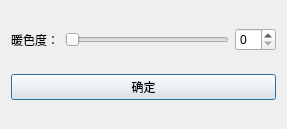
<?xml version="1.0" encoding="UTF-8"?>
<ui version="4.0">
 <class>DialogWarmCo</class>
 <widget class="QDialog" name="DialogWarmCo">
  <property name="geometry">
   <rect>
    <x>0</x>
    <y>0</y>
    <width>287</width>
    <height>129</height>
   </rect>
  </property>
  <property name="windowTitle">
   <string>Dialog</string>
  </property>
  <layout class="QGridLayout" name="gridLayout">
   <item row="0" column="0">
    <layout class="QHBoxLayout" name="horizontalLayout_2">
     <item>
      <widget class="QLabel" name="label_3">
       <property name="text">
        <string>暖色度：</string>
       </property>
      </widget>
     </item>
     <item>
      <widget class="QSlider" name="horizontalSlider_2">
       <property name="orientation">
        <enum>Qt::Horizontal</enum>
       </property>
      </widget>
     </item>
     <item>
      <widget class="QSpinBox" name="spinBox_2"/>
     </item>
    </layout>
   </item>
   <item row="1" column="0">
    <widget class="QPushButton" name="pushButton">
     <property name="text">
      <string>确定</string>
     </property>
    </widget>
   </item>
  </layout>
 </widget>
 <resources/>
 <connections/>
</ui>
